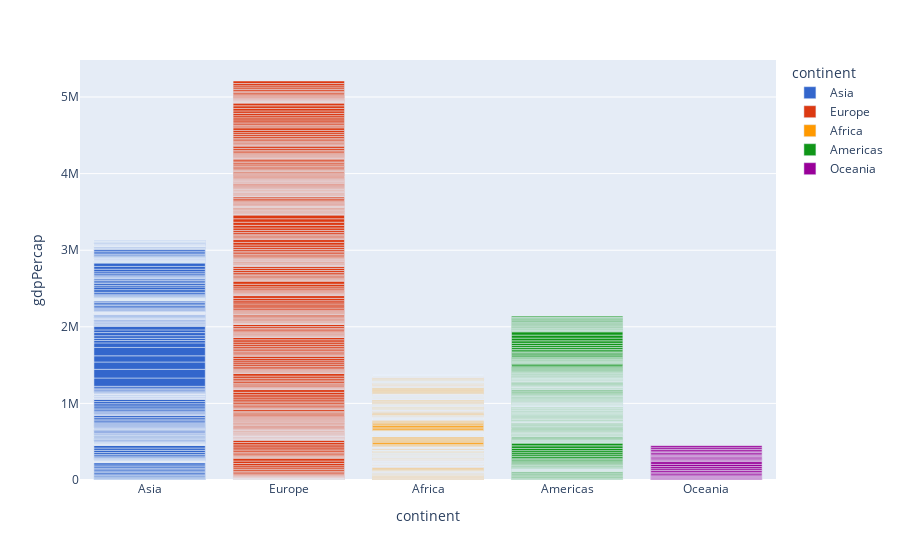

Write notebook code for a chart like this one.
### Code cell
fig = px.bar(gapminder, x = "continent", y = "gdpPercap", color = "continent",
            color_discrete_sequence=px.colors.qualitative.G10)
fig.show()

### Figure 1 — Plotly figure (JSON) as saved in the notebook; plotly's stock layout.template omitted (floating-point values rounded to 4 significant figures; data arrays with more than 128 entries replaced by an {"elided": "..."} marker saying what was removed)
{"data": [{"alignmentgroup": "True", "hovertemplate": "continent=%{x}<br>gdpPercap=%{y}<extra></extra>", "legendgroup": "Asia", "marker": {"color": "#3366CC", "pattern": {"shape": ""}}, "name": "Asia", "offsetgroup": "Asia", "orientation": "v", "showlegend": true, "textposition": "auto", "type": "bar", "x": {"elided": "396 str values"}, "xaxis": "x", "y": {"elided": "396 float values"}, "yaxis": "y"}, {"alignmentgroup": "True", "hovertemplate": "continent=%{x}<br>gdpPercap=%{y}<extra></extra>", "legendgroup": "Europe", "marker": {"color": "#DC3912", "pattern": {"shape": ""}}, "name": "Europe", "offsetgroup": "Europe", "orientation": "v", "showlegend": true, "textposition": "auto", "type": "bar", "x": {"elided": "360 str values"}, "xaxis": "x", "y": {"elided": "360 float values"}, "yaxis": "y"}, {"alignmentgroup": "True", "hovertemplate": "continent=%{x}<br>gdpPercap=%{y}<extra></extra>", "legendgroup": "Africa", "marker": {"color": "#FF9900", "pattern": {"shape": ""}}, "name": "Africa", "offsetgroup": "Africa", "orientation": "v", "showlegend": true, "textposition": "auto", "type": "bar", "x": {"elided": "624 str values"}, "xaxis": "x", "y": {"elided": "624 float values"}, "yaxis": "y"}, {"alignmentgroup": "True", "hovertemplate": "continent=%{x}<br>gdpPercap=%{y}<extra></extra>", "legendgroup": "Americas", "marker": {"color": "#109618", "pattern": {"shape": ""}}, "name": "Americas", "offsetgroup": "Americas", "orientation": "v", "showlegend": true, "textposition": "auto", "type": "bar", "x": {"elided": "300 str values"}, "xaxis": "x", "y": {"elided": "300 float values"}, "yaxis": "y"}, {"alignmentgroup": "True", "hovertemplate": "continent=%{x}<br>gdpPercap=%{y}<extra></extra>", "legendgroup": "Oceania", "marker": {"color": "#990099", "pattern": {"shape": ""}}, "name": "Oceania", "offsetgroup": "Oceania", "orientation": "v", "showlegend": true, "textposition": "auto", "type": "bar", "x": ["Oceania", "Oceania", "Oceania", "Oceania", "Oceania", "Oceania", "Oceania", "Oceania", "Oceania", "Oceania", "Oceania", "Oceania", "Oceania", "Oceania", "Oceania", "Oceania", "Oceania", "Oceania", "Oceania", "Oceania", "Oceania", "Oceania", "Oceania", "Oceania"], "xaxis": "x", "y": [10040.0, 10950.0, 12220.0, 14530.0, 16790.0, 18330.0, 19480.0, 21890.0, 23420.0, 27000.0, 30690.0, 34440.0, 10560.0, 12250.0, 13180.0, 14460.0, 16050.0, 16230.0, 17630.0, 19010.0, 18360.0, 21050.0, 23190.0, 25190.0], "yaxis": "y"}], "layout": {"barmode": "relative", "legend": {"title": {"text": "continent"}, "tracegroupgap": 0}, "margin": {"t": 60}, "xaxis": {"anchor": "y", "categoryarray": ["Asia", "Europe", "Africa", "Americas", "Oceania"], "categoryorder": "array", "domain": [0, 1], "title": {"text": "continent"}}, "yaxis": {"anchor": "x", "domain": [0, 1], "title": {"text": "gdpPercap"}}}}
